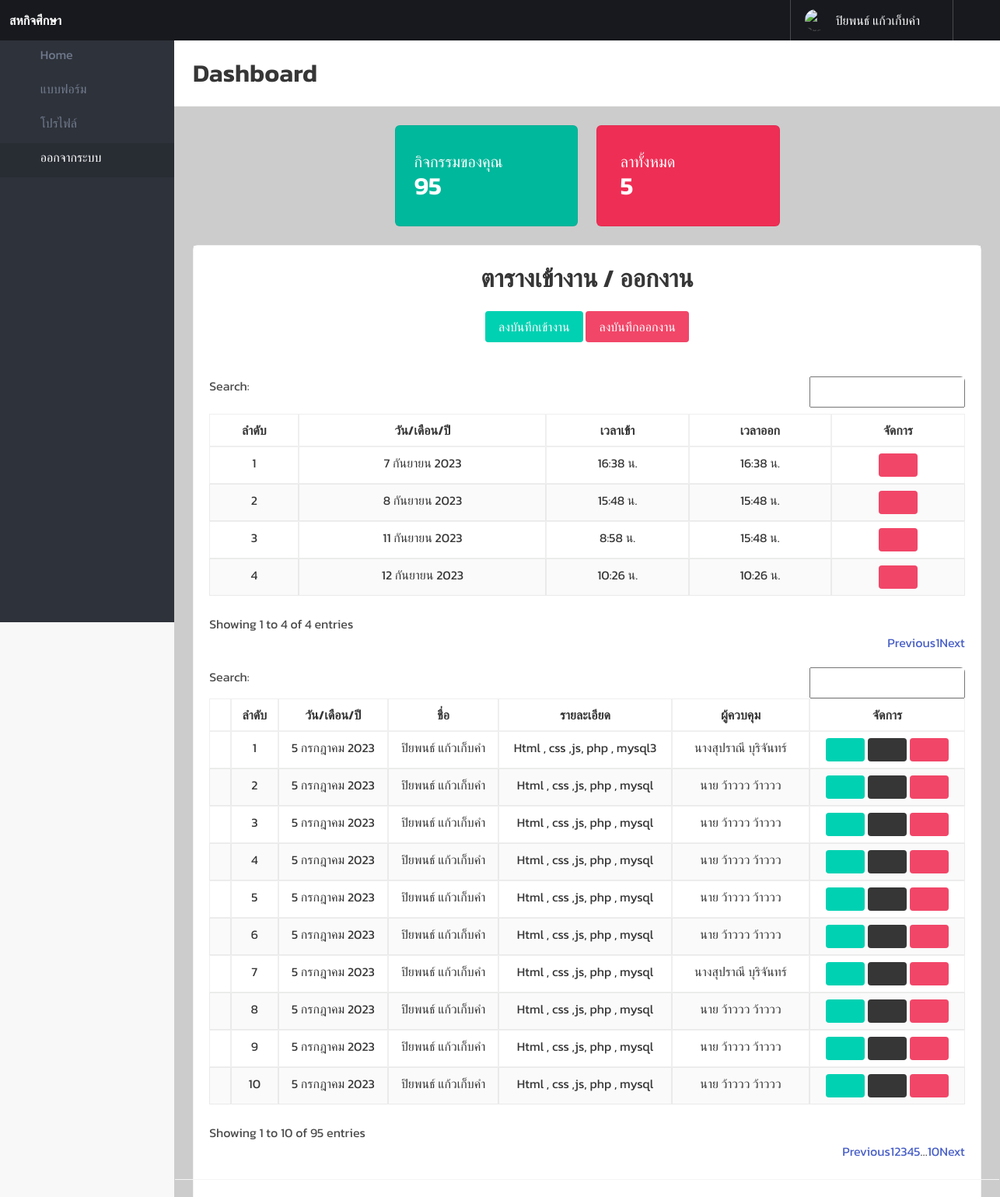
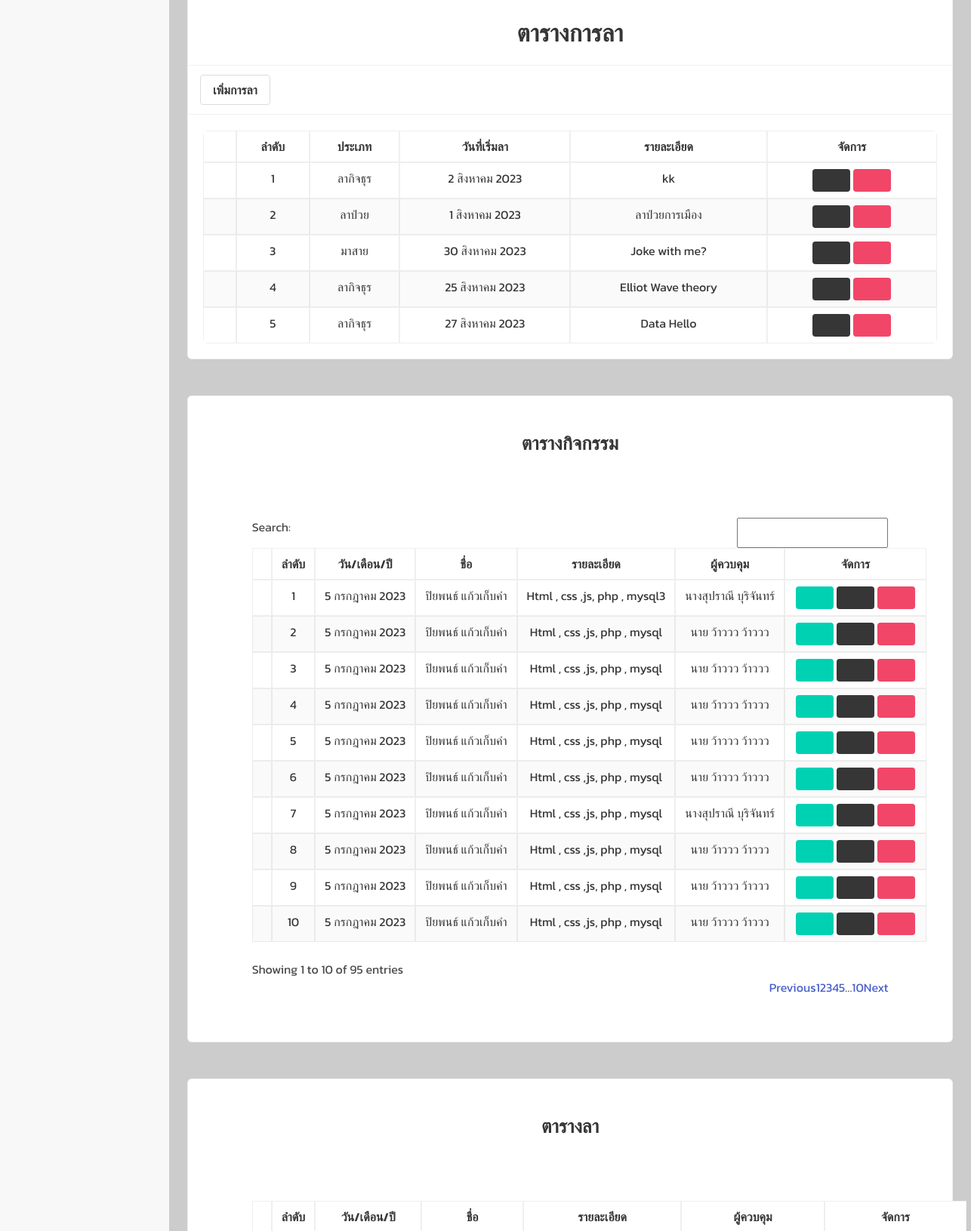
The page /user/index.php (signed in, upper part) on the database its author committed (2 pictures, top to bottom).
### tables this page shows
CREATE TABLE `outin` (
  `id` int(11) NOT NULL AUTO_INCREMENT,
  `date` text NOT NULL,
  `getin` text NOT NULL,
  `getout` text NOT NULL,
  `stu_id` text NOT NULL,
  PRIMARY KEY (`id`)
);

CREATE TABLE `workinfo` (
  `id` int(11) NOT NULL AUTO_INCREMENT,
  `typedeline` text NOT NULL,
  `dateStart` text NOT NULL,
  `dateEnd` text NOT NULL,
  `descript` text NOT NULL,
  `stu_id` text NOT NULL,
  PRIMARY KEY (`id`)
);

### user/index.php (the view, shortened to what the rows shown need)
<?php
include "../db.php";
?>
<!DOCTYPE html>
<html lang="en" class="has-aside-left has-aside-mobile-transition has-navbar-fixed-top has-aside-expanded">
<head>
</head>
<body>
  <div id="app" style="background-color:#cccccc;">
    <?php include("header.php"); ?>
    <section class="hero is-hero-bar">
      <div class="hero-body">
        <div class="level">
          <div class="level-left">
            <div class="level-item">
              <h1 class="title">
                Dashboard
              </h1>
            </div>
          </div>
        </div>
      </div>
    </section>
    <section class="section is-main-section">
      <div class="tile is-ancestor">
        <div class="tile is-parent">
          <div class="card tile is-child" style="background-color: #00b89c !important;">
            <div class="card-content">
              <div class="level is-mobile">
                <div class="level-item">
                  <div class="is-widget-label">
                    <h1 class="title" style="color:#fff !important;">
                      <?php $result = new db('SELECT count(id) AS VALUE FROM report_activities WHERE id=' . $_SESSION["id"] . ';');
                      $result = $result->fetch_assoc();
                      echo $result['VALUE'] ?>
                    </h1>
                  </div>
                </div>
              </div>
            </div>
          </div>
        </div>
        <div class="tile is-parent">
          <div class="card tile is-child" style="background-color:#ef2e55 !important;">
            <div class="card-content">
              <div class="level is-mobile">
                <div class="level-item">
                  <div class="is-widget-label">
                    <h1 class="title" style="color:#fff !important;">
                      <?php $result = new db('SELECT count(*) AS VALUE FROM workinfo WHERE stu_id=' . $_SESSION['id'] . ';');
                      $result = $result->fetch_assoc();
                      echo $result['VALUE']; ?>
                    </h1>
                  </div>
                </div>
              </div>
            </div>
          </div>
        </div>
      </div>
      <div class="card has-table">
        <section class="hero is-hero-bar" style="border:none !important;">
          <div class="hero-body">
            <center>
              <h1 class="title">ตารางเข้างาน / ออกงาน</h1>
            </center>
          </div>
        </section>
        <br>
        <div class="card-content">
          <div class="b-table has-pagination">
            <table id="table1" class="table is-striped is-hoverable mt-5" style="width:100%;">
              <thead>
                <th>ลำดับ</th>
                <th>วัน/เดือน/ปี</th>
                <th>เวลาเข้า</th>
                <th>เวลาออก</th>
                <th>จัดการ</th>
              <tbody>
                <?php $deline = new db('SELECT * FROM outin WHERE stu_id=' . $_SESSION['id'] . ';');
                $index = 1;
                while ($row = $deline->fetch_assoc()) { ?>
                  <tr>
                    <td>
                      <?php echo $index;
                      $index++; ?>
                    </td>
                    <td>
                      <?php
                      $date = $row["date"];
                      $date_day = substr($date, 8, 2);
                      $date_d = $date_day[0] == '0' ? $date_day[1] : $date_day;
                      $date_mon = substr($date, 5, 2);
                      if ($date_mon == "01") {
                        $date_m = "มกราคม";
                      } else if ($date_mon == "02") {
                        $date_m = "กุมภาพันธ์";
                      } else if ($date_mon == "03") {
                        $date_m = "มีนาคม";
                      } else if ($date_mon == "04") {
                        $date_m = "เมษายน";
                      } else if ($date_mon == "05") {
                        $date_m = "พฤษภาคม";
                      } else if ($date_mon == "06") {
                        $date_m = "มิถุนายน";
                      } else if ($date_mon == "07") {
                        $date_m = "กรกฎาคม";
                      } else if ($date_mon == "08") {
                        $date_m = "สิงหาคม";
                      } else if ($date_mon == "09") {
                        $date_m = "กันยายน";
                      } else if ($date_mon == "10") {
                        $date_m = "ตุลาคม";
                      } else if ($date_mon == "11") {
                        $date_m = "พฤศจิกายน";
                      } else if ($date_mon == "12") {
                        $date_m = "ธันวาคม";
                      } else {
                        $date_m = "Nothing";
                      }
                      $date_y = intval(substr($date, 0, 4));
                      $showDate = $date_d . " " . $date_m . " " . $date_y;
                      echo $showDate;
                      ?>
                    </td>
                    <td>
                      <?php echo $row["getin"]; ?> น.
                    </td>
                    <td>
                      <?php echo strlen(strval($row["getout"])) == 0 ? '<font color="red">ยังไม่ลงเวลาออก</font>' : $row["getout"] . ' น.'; ?>
                    </td>
                    <td style="display:flex;justify-content:center;align-items:center;">
                      <a style="height:30px;width:50px;margin:0px 2px 0px 2px;" href="?deloutin=<?php echo $row['id']; ?>"
                        class="button is-danger"><span class="mdi mdi-delete"></span></a>
                    </td>
                  </tr>
                <?php } ?>
              </tbody>
            </table>
          </div>
        </div>
        <div class="card-content">
          <div class="b-table has-pagination">
            <table id="table3" class="table is-fullwidth is-striped is-hoverable is-fullwidth">
              <thead>
                <tr>
                  <th></th>
                  <th>ลำดับ</th>
                  <th>วัน/เดือน/ปี</th>
                  <th>ชื่อ</th>
                  <th>รายละเอียด</th>
                  <th>ผู้ควบคุม</th>
                  <th>จัดการ</th>
                </tr>
              <tbody>
                <?php $result = new db("SELECT * FROM report_activities WHERE id='" . $_SESSION['id'] . "';");
                while ($row = $result->fetch_assoc()) { ?>
                  <tr>
                    <td class="coller" id="ac<?php echo $value['activity_id']; ?>"></td>
                    <td>
                    </td>
                    <td>
                      <?php
                      $date = $row["dater"];
                      $date_mon = substr($date, 5, 2);
                      if ($date_mon == "01") {
                        $date_m = "มกราคม";
                      } else if ($date_mon == "02") {
                        $date_m = "กุมภาพันธ์";
                      } else if ($date_mon == "03") {
                        $date_m = "มีนาคม";
                      } else if ($date_mon == "04") {
                        $date_m = "เมษายน";
                      } else if ($date_mon == "05") {
                        $date_m = "พฤษภาคม";
                      } else if ($date_mon == "06") {
                        $date_m = "มิถุนายน";
                      } else if ($date_mon == "07") {
                        $date_m = "กรกฎาคม";
                      } else if ($date_mon == "08") {
                        $date_m = "สิงหาคม";
                      } else if ($date_mon == "09") {
                        $date_m = "กันยายน";
                      } else if ($date_mon == "10") {
                        $date_m = "ตุลาคม";
                      } else if ($date_mon == "11") {
                        $date_m = "พฤศจิกายน";
                      } else if ($date_mon == "12") {
                        $date_m = "ธันวาคม";
                      } else {
                        $date_m = "Nothing";
                      }
                      ?>
                    </td>
                    <td>
                    </td>
                    <td style="width:50px !important;">
                    </td>
                    <td>
                    </td>
                    <td style="display:flex;justify-content:center;align-items:center;">
                    </td>
                  </tr>
                <?php } ?>
              </tbody>
            </table>
          </div>
          <section class="hero is-hero-bar">
            <div class="hero-body">
              <center>
                <h1 class="title">ตารางการลา</h1>
              </center>
            </div>
          </section>
          <div class="card-content">
            <div class="b-table has-pagination">
              <table id="table3" class="table is-striped is-hoverable" style="width:100%;">
                <thead>
                  <tr>
                    <td></td>
                    <th>ลำดับ</th>
                    <th>ประเภท</th>
                    <th>วันที่เริ่มลา</th>
                    <th>รายละเอียด</th>
                    <th>จัดการ</th>
                  </tr>
                <tbody>
                  <?php $result = new db('SELECT * FROM workinfo WHERE stu_id=' . $_SESSION['id'] . ' ORDER BY id DESC;');
                  $index = 1;
                  while ($row = $result->fetch_assoc()) { ?>
                    <tr>
                      <td class="coller2" id="deline<?php echo $row['id']; ?>"></td>
                      <td>
                        <?php echo $index;
                        $index++; ?>
                      </td>
                      <td id="type_deline<?php echo $row['id']; ?>">
                        <?php echo $row["typedeline"]; ?>
                      </td>
                      <td id="date_deline<?php echo $row['id']; ?>">
                        <?php
                        $date = $row["dateStart"];
                        $date_day = substr($date, 8, 2);
                        $date_d = $date_day[0] == '0' ? $date_day[1] : $date_day;
                        $date_mon = substr($date, 5, 2);
                        if ($date_mon == "01") {
                          $date_m = "มกราคม";
                        } else if ($date_mon == "02") {
                          $date_m = "กุมภาพันธ์";
                        } else if ($date_mon == "03") {
                          $date_m = "มีนาคม";
                        } else if ($date_mon == "04") {
                          $date_m = "เมษายน";
                        } else if ($date_mon == "05") {
                          $date_m = "พฤษภาคม";
                        } else if ($date_mon == "06") {
                          $date_m = "มิถุนายน";
                        } else if ($date_mon == "07") {
                          $date_m = "กรกฎาคม";
                        } else if ($date_mon == "08") {
                          $date_m = "สิงหาคม";
                        } else if ($date_mon == "09") {
                          $date_m = "กันยายน";
                        } else if ($date_mon == "10") {
                          $date_m = "ตุลาคม";
                        } else if ($date_mon == "11") {
                          $date_m = "พฤศจิกายน";
                        } else if ($date_mon == "12") {
                          $date_m = "ธันวาคม";
                        } else {
                          $date_m = "Nothing";
                        }
                        $date_y = intval(substr($date, 0, 4));
                        $showDate = $date_d . " " . $date_m . " " . $date_y;
                        echo $showDate;
                        ?>
                      </td>
                      <td id="des_deline<?php echo $row['id']; ?>">
                        <?php echo $row["descript"]; ?>
                      </td>
                      <td style="display:flex;justify-content:center;align-items:center;">
                        <a style="height:30px;width:50px;margin:0px 2px 0px 2px;"
                          href="editwork.php?id=<?php echo $row['id']; ?>" class="button is-dark"></a>
                        <a style="height:30px;width:50px;margin:0px 2px 0px 2px;"
                          href="?delwork=<?php echo $row['id']; ?>" class="button is-danger"></a>
                      </td>
                    </tr>
                  <?php } ?>
                </tbody>
              </table>
            </div>
          </div>
        </div>
      </div>
    </section>
    <section class="section is-main-section" style="background-color:#cccccc !important;">
      <div class="card">
        <div class="card-content">
          <div class="chart-area">
            <div style="height: 100%;">
              <section class="hero is-hero-bar" style="border:none !important;">
                <div class="hero-body">
                  <center>
                    <h1 class="title" style="font-size:25px !important;">ตารางกิจกรรม</h1>
                  </center>
                </div>
              </section>
              <div class="card-content" style="border:none !important;">
                <div class="b-table has-pagination" style="padding:2%;">
                  <table id="table4" class="table is-fullwidth is-striped is-hoverable is-fullwidth">
                    <thead>
                      <tr>
                        <th></th>
                        <th>ลำดับ</th>
                        <th>วัน/เดือน/ปี</th>
                        <th>ชื่อ</th>
                        <th>รายละเอียด</th>
                        <th>ผู้ควบคุม</th>
                        <th>จัดการ</th>
                      </tr>
                    <tbody>
                      <?php $result = new db("SELECT * FROM report_activities WHERE id='" . $_SESSION['id'] . "';");
                      while ($row = $result->fetch_assoc()) { ?>
                        <tr>
                          <td class="coller" id="ac<?php echo $value['activity_id']; ?>"></td>
                          <td>
                          </td>
                          <td>
                          </td>
                          <td>
                          </td>
                          <td style="width:50px !important;">
                          </td>
                          <td>
                          </td>
                          <td style="display:flex;justify-content:center;align-items:center;">
                          </td>
                        </tr>
                      <?php } ?>
                    </tbody>
                  </table>
                </div>
              </div>
            </div>
          </div>
        </div>
      </div>
    </section>
    <section class="section is-main-section" style="background-color:#cccccc !important;">
      <div class="card">
        <div class="card-content">
          <div class="chart-area">
            <div style="height: 100%;">
              <section class="hero is-hero-bar" style="border:none !important;">
                <div class="hero-body">
                  <center>
                    <h1 class="title" style="font-size:25px !important;">ตารางลา</h1>
                  </center>
                </div>
              </section>
              <div class="card-content" style="border:none !important;">
                <div class="b-table has-pagination" style="padding:2%;">
                  <table id="table4" class="table is-fullwidth is-striped is-hoverable is-fullwidth">
                    <thead>
                      <tr>
                        <th></th>
                        <th>ลำดับ</th>
                        <th>วัน/เดือน/ปี</th>
                        <th>ชื่อ</th>
                        <th>รายละเอียด</th>
                        <th>ผู้ควบคุม</th>
                        <th>จัดการ</th>
                      </tr>
                  </table>
                </div>
              </div>
            </div>
          </div>
        </div>
      </div>
    </section>
  </div>
  <link rel="stylesheet" href="https://cdn.materialdesignicons.com/4.9.95/css/materialdesignicons.min.css">
</body>
</html>

### rows shown on the page
outin: date "7 กันยายน 2023", getin "16:38", getout "16:38"
outin: date "8 กันยายน 2023", getin "15:48", getout "15:48"
outin: date "11 กันยายน 2023", getin "8:58", getout "15:48"
outin: date "12 กันยายน 2023", getin "10:26", getout "10:26", $row['id'] 30 (drawn)
workinfo: typedeline "ลากิจธุร", dateStart "2 สิงหาคม 2023", descript "kk"
workinfo: typedeline "ลาป่วย", dateStart "1 สิงหาคม 2023", descript "ลาป่วยการเมือง"
workinfo: typedeline "มาสาย", dateStart "30 สิงหาคม 2023", descript "Joke with me?"
workinfo: typedeline "ลากิจธุร", dateStart "25 สิงหาคม 2023", descript "Elliot Wave theory"
workinfo: typedeline "ลากิจธุร", dateStart "27 สิงหาคม 2023", descript "Data Hello"

### other values the page prints
$_SESSION["fullname"] "ปิยพนธ์ แก้วเก็บคำ"
$result['VALUE'] "95"
$result['VALUE'] "5"
$showDate "5 กรกฎาคม 2023"
$row["fullname"] "ปิยพนธ์ แก้วเก็บคำ"
$row["descript"] "Html , css ,js, php , mysql3"
$row["name_control"] "นางสุปราณี บุริจันทร์"
$row["descript"] "Html , css ,js, php , mysql"
$row["name_control"] "นาย ว้าววว ว้าววว"
